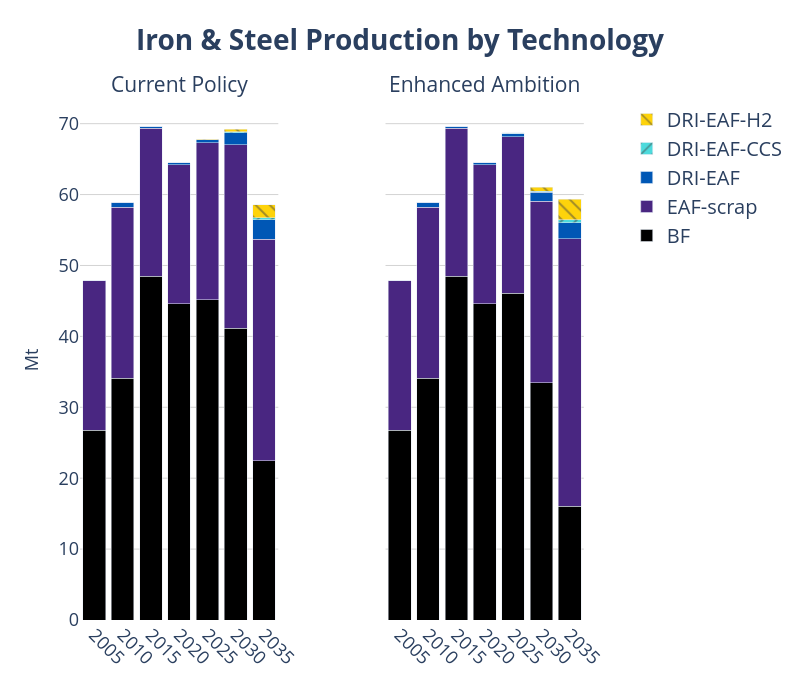

Notebook source saved alongside this figure:
### Code cell
years = list(range(2005, 2036, 5))

# Create subplots with secondary y-axes
fig = make_subplots(
    rows=1, cols=2,
    shared_yaxes=True,
    shared_xaxes=True,
    specs=[[{"secondary_y": True}, {"secondary_y": True}]],
    subplot_titles=("Current Policy", "Enhanced Ambition")
)
# === Legend Group: Gases ===

# ------------------------------------------------------------------
# add traces from the first figure → left pane
# ------------------------------------------------------------------
for tr in fig1.data:
    tr.showlegend = False                      # keep legend single
    # NEW → colour & pattern injection
    if tr.name in fuel_colors:
        tr.marker.color = fuel_colors[tr.name]
        pattern = fuel_patterns.get(tr.name)
        if pattern:
            # marker.pattern is available from Plotly 5.3+
            tr.marker.pattern = dict(shape=pattern)

    fig.add_trace(tr, row=1, col=1, secondary_y=False)

# ------------------------------------------------------------------
# add traces from the second figure → right pane
# ------------------------------------------------------------------
for tr in fig2.data:
    if tr.name in fuel_colors:
        tr.marker.color = fuel_colors[tr.name]
        pattern = fuel_patterns.get(tr.name)
        if pattern:
            tr.marker.pattern = dict(shape=pattern)

    fig.add_trace(tr, row=1, col=2, secondary_y=False)


fig.update_layout(
    yaxis=dict(title="EJ", showgrid=True),
    yaxis1=dict(title="EJ", showgrid=True, title_font_size=20),
    
    # Hide secondary y-axis for col 1 (still used internally)
    yaxis2=dict(
        showticklabels=False,
        showgrid=False,
        zeroline=False,
        showline=False,
        title='',
        overlaying='y',
        side='right',
        range=[0, 100]
    ),
    
    # Show secondary y-axis for col 2
    yaxis4=dict(
        showticklabels=False,
        showgrid=False,
        zeroline=False,
        showline=False,
        title='',
        overlaying='y',
        side='right',
        range=[0, 100]
    ),
    barmode='stack',
    plot_bgcolor='rgba(0,0,0,0)',
    width=800, height=700,
)


fig.update_xaxes(tickangle=45)

fig.update_yaxes(range=[None, 90])

fig.update_layout(
    yaxis=dict(title="Mt", showgrid=True, gridcolor='lightgray'),
    yaxis3=dict(showgrid=True, gridcolor='lightgray'),
    title=dict(
        text="<b>Iron & Steel Production by Technology</b>",
        font=dict(size=33),
        x=0.5
    ),
    legend=dict(
        traceorder="reversed",
        font=dict(size=20),
        x=1.02, y=1,
        borderwidth=0
    )
)
fig.update_xaxes(
    tickvals=years,
    ticktext=[str(y) for y in years]
)

# adjust axis labels and ticks
fig.update_xaxes(title_font=dict(size=18), tickfont=dict(size=18))
fig.update_yaxes(title_font=dict(size=18), tickfont=dict(size=18))

# bump the subplot titles
fig.update_annotations(font=dict(size=21))

# (if you also set a main title earlier)
fig.update_layout(title=dict(font=dict(size=28)))

# fig.show()

fig

### Figure 1 — Plotly figure (JSON) as saved in the notebook; plotly's stock layout.template omitted (floating-point values rounded to 4 significant figures)
{"data": [{"hovertemplate": "tech=BF<br>Year=%{x}<br>value=%{y}<extra></extra>", "legendgroup": "BF", "marker": {"color": "#000000", "pattern": {"shape": ""}}, "name": "BF", "orientation": "v", "showlegend": false, "textposition": "auto", "type": "bar", "x": [2005, 2010, 2015, 2020, 2025, 2030, 2035], "xaxis": "x", "y": [26.77, 34.11, 48.48, 44.63, 45.19, 41.14, 22.43], "yaxis": "y"}, {"hovertemplate": "tech=EAF-scrap<br>Year=%{x}<br>value=%{y}<extra></extra>", "legendgroup": "EAF-scrap", "marker": {"color": "#492681", "pattern": {"shape": ""}}, "name": "EAF-scrap", "orientation": "v", "showlegend": false, "textposition": "auto", "type": "bar", "x": [2005, 2010, 2015, 2020, 2025, 2030, 2035], "xaxis": "x", "y": [21.05, 24.13, 20.86, 19.56, 22.1, 25.92, 31.27], "yaxis": "y"}, {"hovertemplate": "tech=DRI-EAF<br>Year=%{x}<br>value=%{y}<extra></extra>", "legendgroup": "DRI-EAF", "marker": {"color": "#0057B5", "pattern": {"shape": ""}}, "name": "DRI-EAF", "orientation": "v", "showlegend": false, "textposition": "auto", "type": "bar", "x": [2005, 2010, 2015, 2020, 2025, 2030, 2035], "xaxis": "x", "y": [0.0, 0.6742, 0.3279, 0.3115, 0.4642, 1.683, 2.725], "yaxis": "y"}, {"hovertemplate": "tech=DRI-EAF-CCS<br>Year=%{x}<br>value=%{y}<extra></extra>", "legendgroup": "DRI-EAF-CCS", "marker": {"color": "#4DDADC", "pattern": {"shape": "/"}}, "name": "DRI-EAF-CCS", "orientation": "v", "showlegend": false, "textposition": "auto", "type": "bar", "x": [2005, 2010, 2015, 2020, 2025, 2030, 2035], "xaxis": "x", "y": [0.0, 0.0, 0.0, 0.0, 0.01371, 0.1464, 0.3245], "yaxis": "y"}, {"hovertemplate": "tech=DRI-EAF-H2<br>Year=%{x}<br>value=%{y}<extra></extra>", "legendgroup": "DRI-EAF-H2", "marker": {"color": "#FED30B", "pattern": {"shape": "\\"}}, "name": "DRI-EAF-H2", "orientation": "v", "showlegend": false, "textposition": "auto", "type": "bar", "x": [2005, 2010, 2015, 2020, 2025, 2030, 2035], "xaxis": "x", "y": [0.0, 0.0, 0.0, 0.0, 0.05548, 0.3334, 1.828], "yaxis": "y"}, {"hovertemplate": "tech=BF<br>Year=%{x}<br>value=%{y}<extra></extra>", "legendgroup": "BF", "marker": {"color": "#000000", "pattern": {"shape": ""}}, "name": "BF", "orientation": "v", "showlegend": true, "textposition": "auto", "type": "bar", "x": [2005, 2010, 2015, 2020, 2025, 2030, 2035], "xaxis": "x2", "y": [26.77, 34.11, 48.48, 44.63, 46.07, 33.46, 16.01], "yaxis": "y3"}, {"hovertemplate": "tech=EAF-scrap<br>Year=%{x}<br>value=%{y}<extra></extra>", "legendgroup": "EAF-scrap", "marker": {"color": "#492681", "pattern": {"shape": ""}}, "name": "EAF-scrap", "orientation": "v", "showlegend": true, "textposition": "auto", "type": "bar", "x": [2005, 2010, 2015, 2020, 2025, 2030, 2035], "xaxis": "x2", "y": [21.05, 24.13, 20.86, 19.56, 22.08, 25.61, 37.76], "yaxis": "y3"}, {"hovertemplate": "tech=DRI-EAF<br>Year=%{x}<br>value=%{y}<extra></extra>", "legendgroup": "DRI-EAF", "marker": {"color": "#0057B5", "pattern": {"shape": ""}}, "name": "DRI-EAF", "orientation": "v", "showlegend": true, "textposition": "auto", "type": "bar", "x": [2005, 2010, 2015, 2020, 2025, 2030, 2035], "xaxis": "x2", "y": [0.0, 0.6742, 0.3279, 0.3115, 0.4623, 1.274, 2.28], "yaxis": "y3"}, {"hovertemplate": "tech=DRI-EAF-CCS<br>Year=%{x}<br>value=%{y}<extra></extra>", "legendgroup": "DRI-EAF-CCS", "marker": {"color": "#4DDADC", "pattern": {"shape": "/"}}, "name": "DRI-EAF-CCS", "orientation": "v", "showlegend": true, "textposition": "auto", "type": "bar", "x": [2005, 2010, 2015, 2020, 2025, 2030, 2035], "xaxis": "x2", "y": [0.0, 0.0, 0.0, 0.0, 0.01366, 0.1473, 0.3945], "yaxis": "y3"}, {"hovertemplate": "tech=DRI-EAF-H2<br>Year=%{x}<br>value=%{y}<extra></extra>", "legendgroup": "DRI-EAF-H2", "marker": {"color": "#FED30B", "pattern": {"shape": "\\"}}, "name": "DRI-EAF-H2", "orientation": "v", "showlegend": true, "textposition": "auto", "type": "bar", "x": [2005, 2010, 2015, 2020, 2025, 2030, 2035], "xaxis": "x2", "y": [0.0, 0.0, 0.0, 0.0, 0.05873, 0.5373, 2.923], "yaxis": "y3"}], "layout": {"annotations": [{"font": {"size": 21}, "showarrow": false, "text": "Current Policy", "x": 0.185, "xanchor": "center", "xref": "paper", "y": 1, "yanchor": "bottom", "yref": "paper"}, {"font": {"size": 21}, "showarrow": false, "text": "Enhanced Ambition", "x": 0.755, "xanchor": "center", "xref": "paper", "y": 1, "yanchor": "bottom", "yref": "paper"}], "barmode": "stack", "height": 700, "legend": {"borderwidth": 0, "font": {"size": 20}, "traceorder": "reversed", "x": 1.02, "y": 1}, "plot_bgcolor": "rgba(0,0,0,0)", "title": {"font": {"size": 28}, "text": "<b>Iron & Steel Production by Technology</b>", "x": 0.5}, "width": 800, "xaxis": {"anchor": "y", "domain": [0, 0.37], "tickangle": 45, "tickfont": {"size": 18}, "ticktext": ["2005", "2010", "2015", "2020", "2025", "2030", "2035"], "tickvals": [2005, 2010, 2015, 2020, 2025, 2030, 2035], "title": {"font": {"size": 18}}}, "xaxis2": {"anchor": "y3", "domain": [0.57, 0.94], "tickangle": 45, "tickfont": {"size": 18}, "ticktext": ["2005", "2010", "2015", "2020", "2025", "2030", "2035"], "tickvals": [2005, 2010, 2015, 2020, 2025, 2030, 2035], "title": {"font": {"size": 18}}}, "yaxis": {"anchor": "x", "domain": [0, 1], "gridcolor": "lightgray", "range": [null, 90], "showgrid": true, "tickfont": {"size": 18}, "title": {"font": {"size": 18}, "text": "Mt"}}, "yaxis2": {"anchor": "x", "overlaying": "y", "range": [null, 90], "showgrid": false, "showline": false, "showticklabels": false, "side": "right", "tickfont": {"size": 18}, "title": {"font": {"size": 18}, "text": ""}, "zeroline": false}, "yaxis3": {"anchor": "x2", "domain": [0, 1], "gridcolor": "lightgray", "matches": "y", "range": [null, 90], "showgrid": true, "showticklabels": false, "tickfont": {"size": 18}, "title": {"font": {"size": 18}}}, "yaxis4": {"anchor": "x2", "overlaying": "y", "range": [null, 90], "showgrid": false, "showline": false, "showticklabels": false, "side": "right", "tickfont": {"size": 18}, "title": {"font": {"size": 18}, "text": ""}, "zeroline": false}}}
